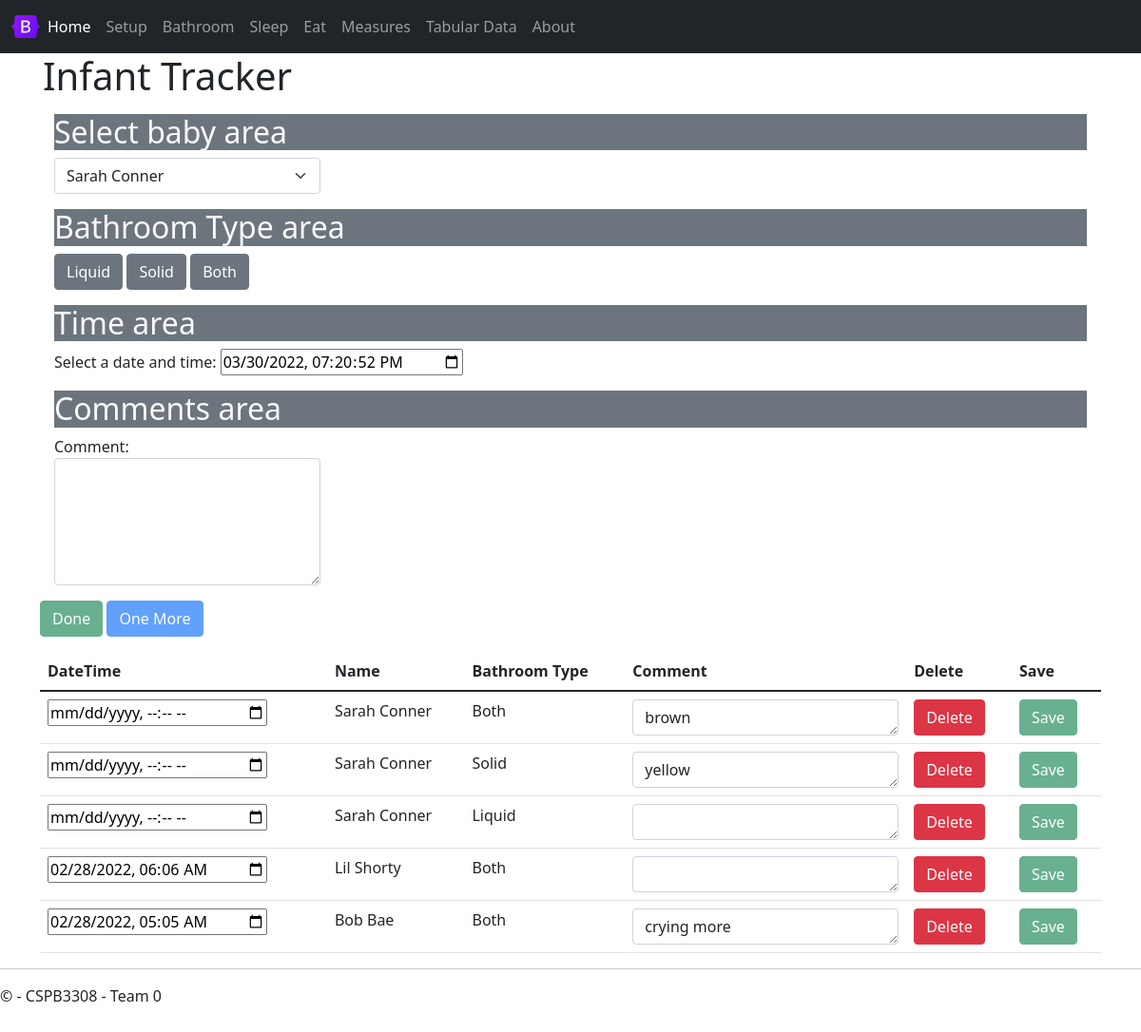
The app's page /bathroom with its own data.
### tables this page shows
CREATE TABLE bathroom (
bathroomEventID INTEGER PRIMARY KEY AUTOINCREMENT,
eventType TEXT DEFAULT "Bathroom" NOT NULL,
babyID INTEGER NOT NULL,
bathroomType INTEGER NOT NULL,
bathroomDateTime TEXT NOT NULL, -- YYYY-MM-DD HH:MM
bathroomComment TEXT,
FOREIGN KEY (babyID)
    REFERENCES babies (babyID),
FOREIGN KEY (BathroomType)
    REFERENCES bathroomType (bathroomTypeID)
);

CREATE TABLE bathroomType (
bathroomTypeID INTEGER PRIMARY KEY AUTOINCREMENT,
bathroomTypeName TEXT NOT NULL
);

### source/views.py (the view)
@app.route('/bathroom',methods = ['POST', 'GET'])
def bathroom():
    if request.method == 'POST':
        result = request.data
        bathroom_event = json.loads(result) # creates python dictionary
        if bathroom_event['bathroomEvent']['deleteFlag'] == True:
            delete_rows('bathroom', bathroom_event['bathroomEvent']['eventId'])
        else:
            bathroom_sql_ins(bathroom_event['bathroomEvent'])             #insert into database
        return  jsonify(""), 200
    else:
        return render_template(
            'bathroom.html',
            babies = get_babies(),
            lastBaby = get_last_baby_bathroom(),
            recentEvents = bathroom_recent_events()
        )

### source/sql_functions.py (called while the page is built)
def bathroom_recent_events(db_path = "./sqlite3/baby.db"):
    conn = sqlite3.connect(db_path)       #connect to database
    cur = conn.cursor()
    cur.execute("SELECT\
        bathroom.bathroomEventID,\
        babies.firstName || ' ' || babies.lastName as 'Baby',\
        bathroom.bathroomDateTime as 'Time',\
        bathroomType.bathroomTypeName as 'Type',\
        bathroom.bathroomComment as 'Comment' FROM bathroom\
        LEFT JOIN babies ON bathroom.babyID = babies.babyID\
        LEFT JOIN bathroomType ON bathroom.bathroomType = bathroomType.bathroomTypeID\
        ORDER BY bathroomDateTime DESC\
        LIMIT 5;")
    rows = cur.fetchall()
    bathroom_recent_lst = []
    for row in rows:
        print(row)
        row_array = [row[0], row[1], row[2], row[3], row[4]]
        bathroom_recent_lst.append(row_array)
    conn.commit()
    conn.close()
    return bathroom_recent_lst

def get_babies(db_path = "./sqlite3/baby.db"):
    conn = sqlite3.connect(db_path)       #connect to database
    cur = conn.cursor()
    cur.execute("PRAGMA foreign_keys = ON")
    cur.execute("SELECT * FROM babies")
    baby_lst = cur.fetchall()
    conn.close()
    return baby_lst

def get_last_baby_bathroom(db_path = "./sqlite3/baby.db"):
    conn = sqlite3.connect(db_path)       #connect to database
    cur = conn.cursor()
    cur.execute("PRAGMA foreign_keys = ON")
    cur.execute("SELECT babyID FROM bathroom ORDER BY bathroomDateTime DESC LIMIT 1;")
    baby_lst = cur.fetchone()
    babyid = baby_lst[0] #take first tuple
    conn.close()
    return babyid

### source/templates/bathroom.html (shortened to what this page needs)
{% extends "layout.html" %}
{% block content %}
<div class="jumbotron">
    <h1>Infant Tracker</h1>
</div>
<div class="container mt-3">
    <h2 class="text-light bg-secondary">Select baby area</h2>
    <div class="d-flex flex-row d-flex">
        <select class="form-select me-3" id="selectBaby" onChange="bathroomSelectBaby(this.value)">
            {% for baby in babies %}
                <option value="{{ baby[0] }}">{{ baby[3] }} {{ baby[4] }}</option>
            {% endfor %}
        </select>
    </div>
</div>
<div class="container mt-3">
    <h2 class="text-light bg-secondary">Bathroom Type area</h2>
    <button type="button" id="btnLiquid" class="btn btn-secondary" onclick="bathroomUpdateBathroomType(1)">Liquid</button>
    <button type="button" id="btnSolid" class="btn btn-secondary" onclick="bathroomUpdateBathroomType(2)">Solid</button>
    <button type="button" id="btnBoth" class="btn btn-secondary" onclick="bathroomUpdateBathroomType(3)">Both</button>
</div>
<div class="container mt-3">
    <h2 class="text-light bg-secondary">Time area</h2>
    <div class="form-group">
        <label for="inputDateTime">Select a date and time:</label>
        <input type="datetime-local" id="inputDateTime" onChange="bathroomUpdateDateTime(this.value)" />
    </div>
</div>
<div class="container mt-3">
    <h2 class="text-light bg-secondary">Comments area</h2>
    <div class="form-group">
        <label for="comment">Comment:</label>
        <textarea class="form-control" rows="5" id="textComment" onChange="bathroomUpdateComment(this.value)"></textarea>
    </div>
</div>
</div>
<div class="container mt-3">
    <button type="button" id="btnDone" class="btn btn-success" onClick='bathroomAddBathroomEvent(true)' disabled>Done</button>
    <button type="button" id="btnOneMore" class="btn btn-primary" onClick='bathroomAddBathroomEvent(false)' disabled>One More</button>
</div>
<div class="container mt-3">
    <table class="table">
        <thead>
          <tr>
            <th scope="col">DateTime</th>
            <th scope="col">Name</th>
            <th scope="col">Bathroom Type</th>
            <th scope="col">Comment</th>
            <th scope="col">Delete</th>
            <th scope="col">Save</th>
          </tr>
        </thead>
        <tbody>
            {% set currEvent = 0 %}
            {% for event in recentEvents %}
                {% set currEvent = event %}
                <tr>
                    <td><input type="datetime-local" value="{{ event[2] }}"/></td>
                    <td>{{ event[1] }}</td>
                    <td>{{ event[3] }}</td>
                    <td><textarea class="form-control" rows="1">{{ event[4] }}</textarea></td>
                    <td><button type="button" class="btn btn-danger" onClick="bathroomDeleteBathroomEvent({{ event[0]|safe }})">Delete</button></td>
                    <td><button type="button" class="btn btn-success" disabled onClick="bathroomSaveBathroomEvent({{ event|safe }})">Save</button></td>
                </tr>
            {% endfor %}
        </tbody>
      </table>
</div>
{% endblock %}

### source/templates/layout.html (shortened to what this page needs)
<!DOCTYPE html>
<html>
<head>
    <link rel="stylesheet" type="text/css" href="/static/content/bootstrap.min.css" />
    <link rel="stylesheet" type="text/css" href="/static/content/site.css" />
</head>
<body>
    <nav class="navbar navbar-expand-sm navbar-dark bg-dark">
        <div class="container-fluid">
            <img src="/static/images/bootstrap-logo.svg" alt="" width="30" height="24"
                class="d-inline-block align-text-top">
            <div class="collapse navbar-collapse" id="mynavbar">
                <ul class="navbar-nav me-auto">
                    <li class="nav-item">
                        <a class="nav-link active" aria-current="page" href="{{ url_for('home') }}">Home</a>
                    </li>
                    <li class="nav-item">
                        <a class="nav-link" href="{{ url_for('setup') }}">Setup</a>
                    </li>
                    <li class="nav-item">
                        <a class="nav-link" href="{{ url_for('bathroom') }}">Bathroom</a>
                    </li>
                    <li class="nav-item">
                        <a class="nav-link" href="{{ url_for('sleep') }}">Sleep</a>
                    </li>
                    <li class="nav-item">
                        <a class="nav-link" href="{{ url_for('eat') }}">Eat</a>
                    </li>
                    <li class="nav-item">
                        <a class="nav-link" href="{{ url_for('measures') }}">Measures</a>
                    </li>
                    <li class="nav-item">
                        <a class="nav-link" href="{{ url_for('tabular_data') }}">Tabular Data</a>
                    </li>
                    <li class="nav-item">
                        <a class="nav-link" href="{{ url_for('about') }}">About</a>
                    </li>
                </ul>
            </div>
        </div>
    </nav>
    <div class="container body-content">
        {% block content %}{% endblock %}
        <hr />
        <footer>
            <p>&copy; {{ year }} - CSPB3308 - Team 0</p>
        </footer>
</body>
</html>

### source/static/content/site.css (style rules this page uses)
body { padding-top: 0px; padding-bottom: 20px; }
.body-content { padding-left: 15px; padding-right: 15px; }
input, select, textarea { max-width: 280px; }

### records on screen
bathroom: event "Sarah Conner", bathroomTypeName "Both", bathroomComment "brown"
bathroom: event "Sarah Conner", bathroomTypeName "Solid", bathroomComment "yellow"
bathroom: event "Sarah Conner", bathroomTypeName "Liquid"
bathroom: bathroomDateTime "02/28/2022 06:06", event "Lil Shorty", bathroomTypeName "Both"
bathroom: bathroomDateTime "02/28/2022 05:05", event "Bob Bae", bathroomTypeName "Both", bathroomComment "crying more"

### other values on screen
form field value "Sarah Conner"
